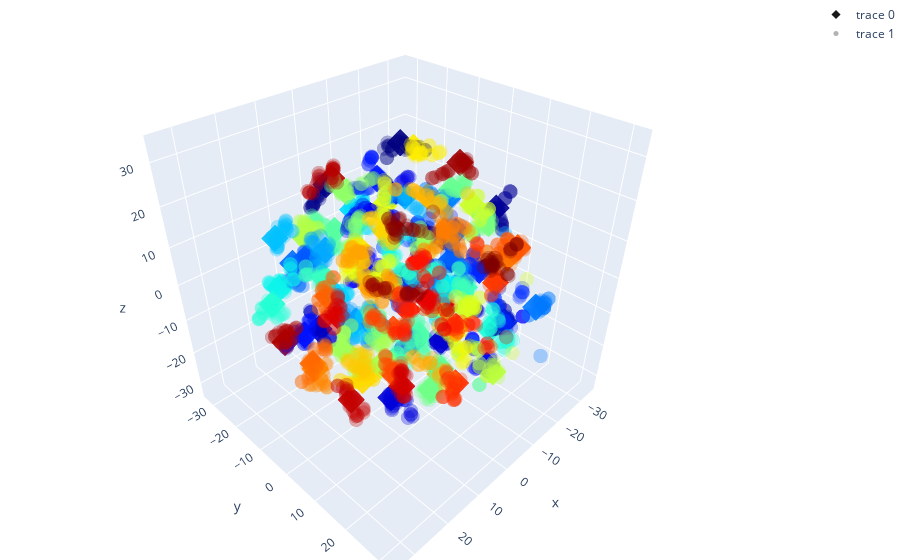

The cell this chart's notebook holds for it:
### Code cell
# plot the data
fig = plt.figure()
ax = fig.add_subplot(111, projection='3d')

ax.scatter(vectorsTSNE[types==0,0], vectorsTSNE[types==0,1], vectorsTSNE[types==0,2], c='r', marker='o', alpha=1)
ax.scatter(vectorsTSNE[types==1,0], vectorsTSNE[types==1,1], vectorsTSNE[types==1,2], c='b', marker='^', alpha=0.1)

ax.set_xlabel('X Label')
ax.set_ylabel('Y Label')
ax.set_zlabel('Z Label')

plt.show()


# Create a color map that maps each unique label to a color
unique_labels = np.unique(standardIds)
colors = plt.cm.jet(np.linspace(0, 1, len(unique_labels)))
color_map = dict(zip(unique_labels, colors))

# Use the color map to set the color of the markers
marker_colors = [color_map[label] for label in standardIds]

# Create a trace for each type
trace0 = go.Scatter3d(
    x=vectorsTSNE[types==0,0],
    y=vectorsTSNE[types==0,1],
    z=vectorsTSNE[types==0,2],
    mode='markers',
    marker=dict(
        size=7,
        color=marker_colors,                # set color to an array/list of desired values
        opacity=0.9,
        symbol='diamond'
    )
)


# Create a color map that maps each unique label to a color
unique_labels = np.unique(actualIds)
colors = plt.cm.jet(np.linspace(0, 1, len(unique_labels)))
color_map = dict(zip(unique_labels, colors))

# Use the color map to set the color of the markers
marker_colors = [color_map[label] for label in actualIds]

trace1 = go.Scatter3d(
    x=vectorsTSNE[types==1,0],
    y=vectorsTSNE[types==1,1],
    z=vectorsTSNE[types==1,2],
    mode='markers',
    marker=dict(
        size=5,
        color=marker_colors,                # set color to an array/list of desired values
        opacity=0.3,
        symbol='circle'
    )
)

data = [trace0, trace1]

layout = go.Layout(
    margin=dict(
        l=0,
        r=0,
        b=0,
        t=0
    )
)

fig = go.Figure(data=data, layout=layout)
fig.show()

### Figure 1 — Plotly figure (JSON) as saved in the notebook; plotly's stock layout.template omitted (floating-point values rounded to 4 significant figures; data arrays with more than 128 entries replaced by an {"elided": "..."} marker saying what was removed)
{"data": [{"marker": {"color": {"elided": "100x4 float values"}, "opacity": 0.9, "size": 7, "symbol": "diamond"}, "mode": "markers", "type": "scatter3d", "x": [-1.363, -2.921, -7.6, 25.04, -1.789, -1.709, 16.37, 9.249, -25.56, -11.6, -21.66, -21.25, -17.61, 1.793, 8.928, -6.093, 17.49, -14.99, -14.08, 2.375, -10.83, 29.04, -3.559, -25.04, -6.399, -15.71, 11.55, -12.95, 2.815, -26.07, -17.3, -28.01, -9.099, -2.589, 20.02, 7.436, 0.3146, 15.18, 6.439, 0.3869, 2.601, 18.3, 2.342, 1.819, 27.4, -9.591, 15.43, -5.136, 15.51, 2.105, -6.066, -21.28, 3.919, -30.99, 5.182, 1.21, 10.44, -18.45, 11.58, 23.29, -3.147, 10.61, -8.887, -8.974, -21.43, 9.612, 17.64, 3.891, -13.47, 11.92, -11.04, 17.61, -0.9788, -11.08, 5.841, -7.713, 9.121, 6.04, 27.67, -6.336, 23.13, 9.73, -16.3, 8.61, 8.819, -16.1, 12.65, -3.017, -2.748, -2.122, -15.0, 15.99, 0.1963, 17.37, 3.201, 21.73, -13.59, 1.137, -4.692, -3.66], "y": [-1.459, -28.27, -3.209, -4.764, -17.52, -24.6, -11.87, -3.892, 10.49, 2.295, 8.648, 13.8, -15.14, 8.945, -20.13, 7.425, 14.68, -17.88, -27.9, -8.92, 17.93, 2.535, -10.91, 2.835, 24.5, 2.205, 11.39, -5.51, -30.98, -7.229, 24.97, -11.16, 2.429, -13.25, 7.459, -16.98, 1.603, -25.24, -0.7035, -24.31, 15.49, -21.1, -0.68, 26.78, -10.38, -6.804, -8.272, 14.23, 14.27, 7.914, 7.959, -4.373, 13.59, 0.02088, -8.742, -6.186, -4.868, -10.48, -7.605, 17.9, 25.2, 21.92, 12.0, -14.86, 2.381, 5.015, 10.62, 18.88, -9.444, -0.5865, -16.41, 6.682, -13.15, -2.581, 17.79, -24.33, 5.306, 17.04, 2.99, 6.881, -4.105, -14.48, 19.12, 5.654, 6.557, 14.41, 27.71, 14.33, -0.3618, 4.067, -4.741, -3.04, 0.6542, 1.355, -18.27, -16.32, 4.095, 3.256, -6.147, 21.84], "z": [32.94, 13.34, -24.12, 14.9, 11.15, 2.526, 13.83, -26.51, -0.211, -10.97, 14.03, -16.08, -15.73, 17.06, -19.96, -16.45, -13.23, 9.938, 2.603, -0.3601, -20.34, 3.427, 20.87, -7.368, -0.9124, 7.785, 11.1, 3.74, -6.182, -9.331, -2.761, 6.469, -1.486, -20.99, 4.498, 4.385, 22.7, 7.384, -8.724, -15.02, 7.769, -2.87, 11.68, 3.159, 3.143, -5.545, 5.457, 3.432, -3.8, -9.364, -24.98, 14.01, -21.09, 2.531, 13.5, -16.41, 25.09, -2.08, -17.2, 1.647, -12.63, 9.907, 21.11, -12.16, -17.62, 25.44, 15.12, -1.808, 25.53, 14.8, 1.862, -10.61, -6.772, 16.78, -12.2, -6.373, 7.469, 22.11, -6.066, 13.93, -12.15, -6.293, 10.68, -17.86, -4.58, -0.8257, -3.496, -6.064, -9.317, 6.995, -15.61, -2.313, -31.52, -23.51, 20.72, -14.35, 26.39, -0.6535, 9.049, 13.73]}, {"marker": {"color": {"elided": "2500x4 float values"}, "opacity": 0.3, "size": 5, "symbol": "circle"}, "mode": "markers", "type": "scatter3d", "x": {"elided": "2500 float values"}, "y": {"elided": "2500 float values"}, "z": {"elided": "2500 float values"}}], "layout": {"margin": {"b": 0, "l": 0, "r": 0, "t": 0}}}
